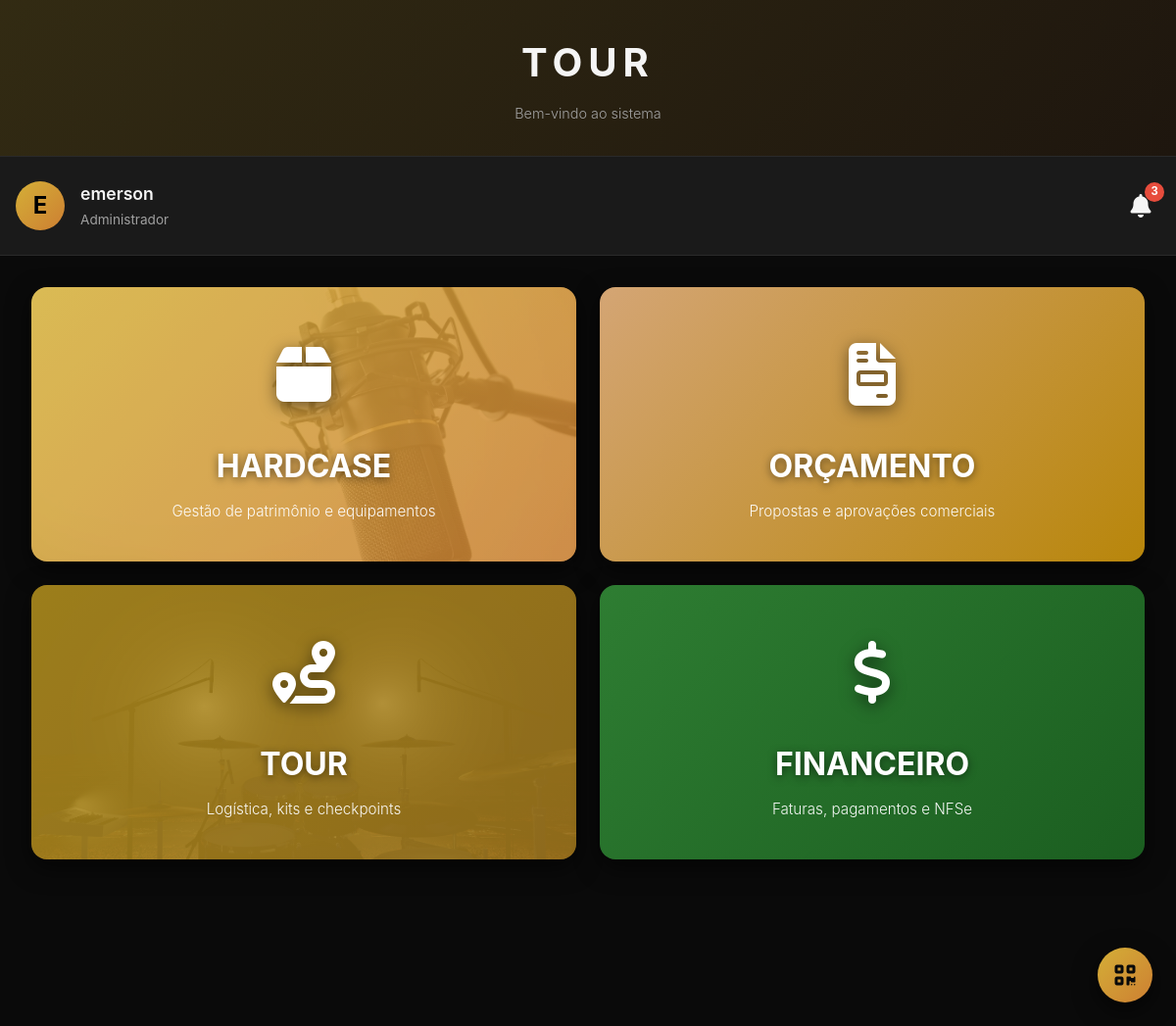
The page /dashboard (signed in) on the database its author committed.
### models/user.py (models this page shows, shortened)
class User(UserMixin, db.Model):
    __tablename__ = 'user'
    id = db.Column(db.Integer, primary_key=True)
    email = db.Column(db.String(120), unique=True, nullable=False)
    password_hash = db.Column(db.String(200), nullable=False)
    name = db.Column(db.String(100), nullable=False)
    phone = db.Column(db.String(20))
    photo_url = db.Column(db.String(500))
    role = db.Column(db.String(20), default='tech_responsible')
    company_id = db.Column(db.Integer, db.ForeignKey('company.id'), nullable=False)
    created_at = db.Column(db.DateTime, default=datetime.utcnow)
    last_login = db.Column(db.DateTime)
    is_active = db.Column(db.Boolean, default=True)
    @property
    def is_admin(self):
        return self.role == 'admin'

### main.py (the view)
@app.route('/dashboard')
def dashboard():
    if not current_user.is_authenticated:
        return redirect(url_for('auth.login'))
    return render_template('dashboard.html')

### main.py (called while the page is built)
@login_manager.user_loader
def load_user(user_id):
    from models.user import User
    return User.query.get(int(user_id))

### templates/dashboard.html (shortened to what this page needs)
{% extends "base.html" %}
{% block content %}
<div class="dashboard-container">
    <div class="dashboard-header">
        <h1 class="dashboard-logo">TOUR</h1>
        <p class="dashboard-subtitle">Bem-vindo ao sistema</p>
    </div>
    <div class="user-section">
        <div class="user-info">
            <div class="user-avatar">
                {{ current_user.name[0].upper() if current_user.name else 'A' }}
            </div>
            <div class="user-details">
                <h3>{{ current_user.name or 'Admin User' }}</h3>
                <p>{{ 'Administrador' if current_user.role == 'admin' else 'Usuário' }}</p>
            </div>
        </div>
        <div class="notification-badge">
            <i class="fas fa-bell"></i>
            <span class="badge-count">3</span>
        </div>
    </div>
    <div class="main-cards">
        <a href="{{ url_for('equipment.index') }}" class="main-card card-hardcase">
            <div class="card-content">
                <div class="card-icon"><i class="fas fa-box"></i></div>
                <h2 class="card-title">HARDCASE</h2>
                <p class="card-description">Gestão de patrimônio e equipamentos</p>
            </div>
        </a>
        {% if current_user.is_admin %}
        <a href="{{ url_for('orcamento.index') }}" class="main-card card-orcamento">
            <div class="card-content">
                <div class="card-icon"><i class="fas fa-file-invoice"></i></div>
                <h2 class="card-title">ORÇAMENTO</h2>
                <p class="card-description">Propostas e aprovações comerciais</p>
            </div>
        </a>
        {% endif %}
        <a href="{{ url_for('tour.tour_menu') }}" class="main-card card-tour">
            <div class="card-content">
                <div class="card-icon"><i class="fas fa-route"></i></div>
                <h2 class="card-title">TOUR</h2>
                <p class="card-description">Logística, kits e checkpoints</p>
            </div>
        </a>
        {% if current_user.is_admin %}
        <a href="{{ url_for('financial.index') }}" class="main-card card-financial">
            <div class="card-content">
                <div class="card-icon"><i class="fas fa-dollar-sign"></i></div>
                <h2 class="card-title">FINANCEIRO</h2>
                <p class="card-description">Faturas, pagamentos e NFSe</p>
            </div>
        </a>
        {% endif %}
    </div>
</div>
{% endblock %}

### templates/base.html (style rules this page uses)
* { margin: 0; padding: 0; box-sizing: border-box; }
:root { --black-deep: #0a0a0a; --gray-darkest: #1a1a1a; --gray-dark: #2a2a2a; --gray-medium: #3a3a3a; --gray-light: #505050; --gray-lighter: #707070; --white-soft: #f5f5f5; --white-muted: #e0e0e0; --gold: #d4af37; --bronze: #cd7f32; --gold-dark: #b8941f; --success: #2ecc71; --warning: #f39c12; --danger: #e74c3c; --info: #3498db; --spacing-xs: 4px; --spacing-sm: 8px; --spacing-md: 16px; --spacing-lg: 24px; --spacing-xl: 32px; --radius-sm: 6px; --radius-md: 10px; --radius-lg: 14px; --shadow-sm: 0 2px 8px rgba(0, 0, 0, 0.4); --shadow-md: 0 4px 16px rgba(0, 0, 0, 0.5); --shadow-lg: 0 8px 24px rgba(0, 0, 0, 0.6); --bottom-nav-height: 70px; --header-height: 60px; --max-width: 1200px; }
body { font-family: -apple-system, BlinkMacSystemFont, 'Segoe UI', 'Roboto', 'Helvetica', 'Arial', sans-serif; background: var(--black-deep); color: var(--white-soft); line-height: 1.6; -webkit-font-smoothing: antialiased; -moz-osx-font-smoothing: grayscale; }
@media (min-width: 1024px) { :root { --spacing-md: 20px; --spacing-lg: 32px; --spacing-xl: 48px; } }

### templates/dashboard.html (style rules this page uses)
.dashboard-container { padding: 0; min-height: 100vh; padding-bottom: 90px; }
.dashboard-header { background: linear-gradient(135deg, rgba(212,175,55,0.2) 0%, rgba(205,127,50,0.1) 100%); padding: 32px 24px; text-align: center; border-bottom: 1px solid #2a2a2a; }
.dashboard-logo { font-size: 2.5rem; font-weight: 700; color: #f5f5f5; letter-spacing: 0.15em; margin-bottom: 8px; }
.dashboard-subtitle { font-size: 0.9rem; color: #a0a0a0; font-weight: 300; }
.user-section { display: flex; align-items: center; justify-content: space-between; padding: 24px 16px; background-color: #1a1a1a; border-bottom: 1px solid #2a2a2a; }
.user-info { display: flex; align-items: center; gap: 16px; }
.user-avatar { width: 50px; height: 50px; border-radius: 50%; background: linear-gradient(135deg, #d4af37 0%, #cd7f32 100%); display: flex; align-items: center; justify-content: center; font-size: 1.5rem; font-weight: 700; color: #000; }
.user-details h3 { color: #f5f5f5; font-size: 1.1rem; font-weight: 600; margin-bottom: 2px; }
.user-details p { color: #a0a0a0; font-size: 0.85rem; }
.notification-badge { position: relative; width: 40px; height: 40px; display: flex; align-items: center; justify-content: center; font-size: 1.5rem; }
.badge-count { position: absolute; top: -4px; right: -4px; background-color: #e74c3c; color: white; border-radius: 50%; width: 20px; height: 20px; display: flex; align-items: center; justify-content: center; font-size: 0.7rem; font-weight: 700; }
.main-cards { padding: 24px 16px; display: grid; gap: 24px; }
.main-card { position: relative; padding: 32px; border-radius: 16px; text-decoration: none; color: white; display: flex; flex-direction: column; align-items: center; justify-content: center; min-height: 220px; overflow: hidden; transition: transform 0.3s ease, box-shadow 0.3s ease; box-shadow: 0 8px 24px rgba(0,0,0,0.6); }
.main-card::before { content: ''; position: absolute; top: 0; left: 0; right: 0; bottom: 0; background-size: cover; background-position: center; opacity: 0.15; z-index: 0; }
.card-hardcase { background: linear-gradient(135deg, #d4af37 0%, #cd7f32 100%); }
.card-hardcase::before { background-image: url('/static/images/backgrounds/hardcase.jpg'); }
.card-tour { background: linear-gradient(135deg, #b8941f 0%, #a67c1f 100%); }
.card-tour::before { background-image: url('/static/images/backgrounds/stage-lights.jpg'); }
.card-orcamento { background: linear-gradient(135deg, #d4a574 0%, #b8860b 100%); }
.card-financial { background: linear-gradient(135deg, #2e7d32 0%, #1b5e20 100%); }
.card-content { position: relative; z-index: 1; text-align: center; }
.card-icon { font-size: 4rem; margin-bottom: 16px; filter: drop-shadow(0 4px 8px rgba(0,0,0,0.5)); }
.card-title { font-size: 2rem; font-weight: 700; margin-bottom: 8px; text-shadow: 0 2px 8px rgba(0,0,0,0.5); }
.card-description { font-size: 0.95rem; opacity: 0.95; font-weight: 300; }
@media (min-width: 768px) { .main-cards { grid-template-columns: repeat(2, 1fr); padding: 32px; } }
@media (min-width: 768px) { .main-card { min-height: 280px; } }

### rows shown on the page
User: name "E", name "emerson", role "Administrador"
